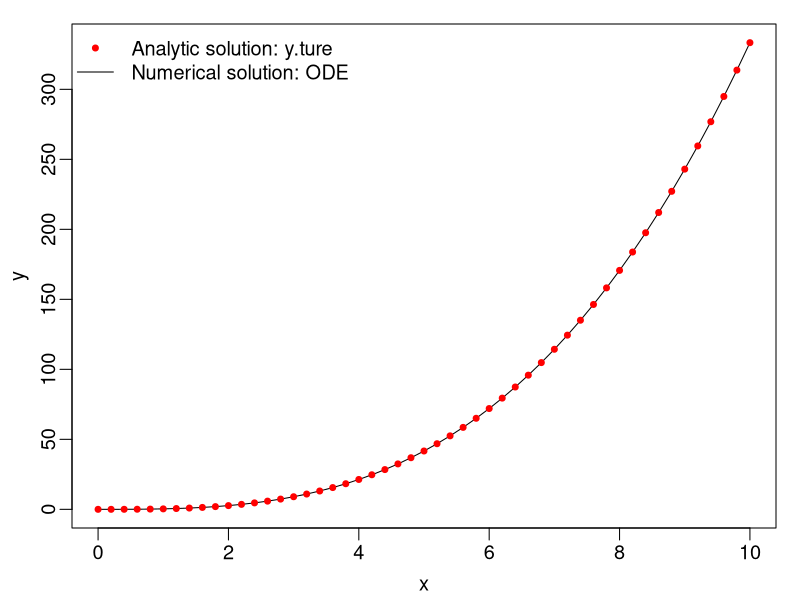
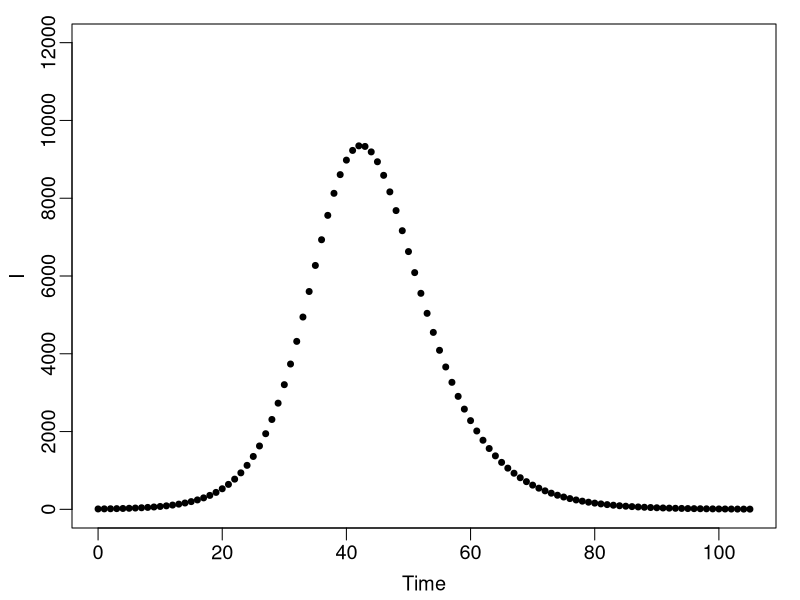
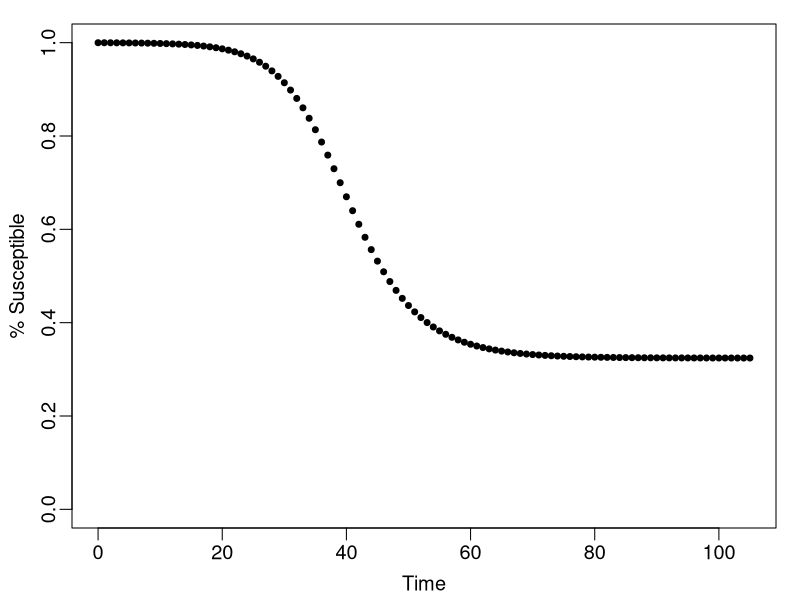
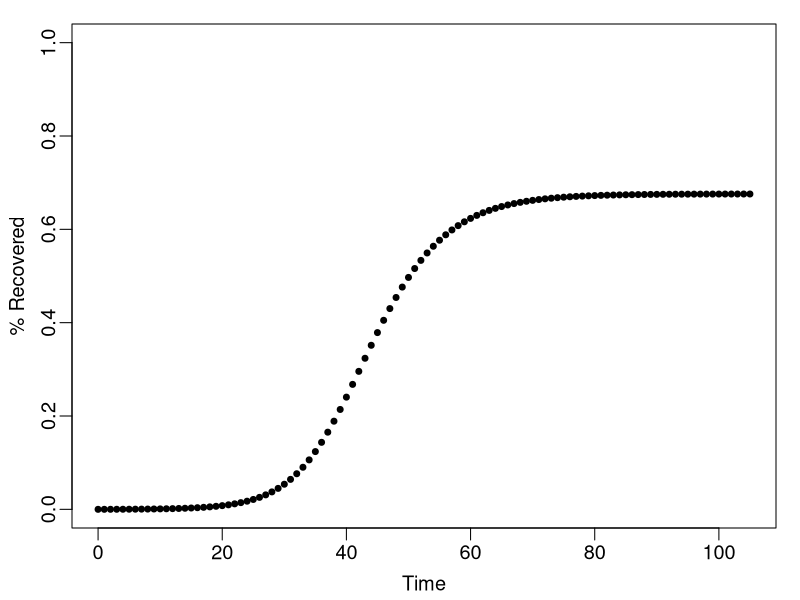
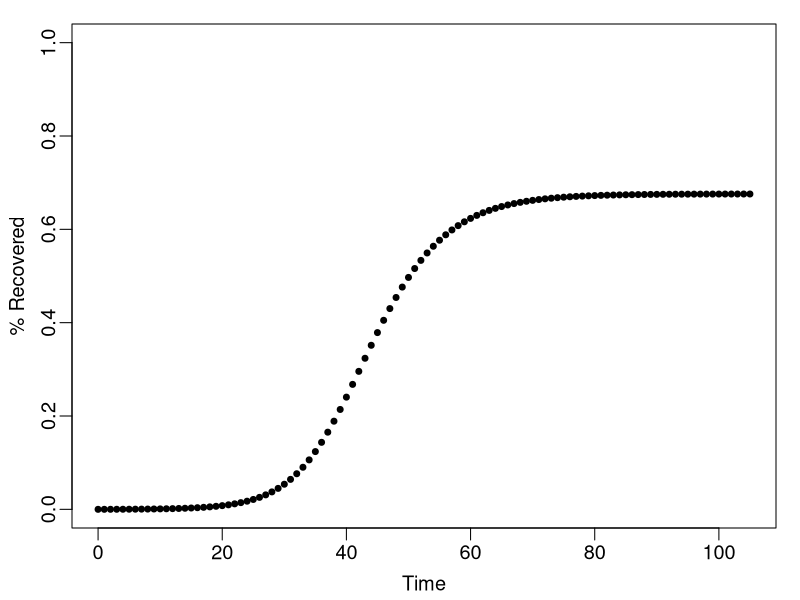
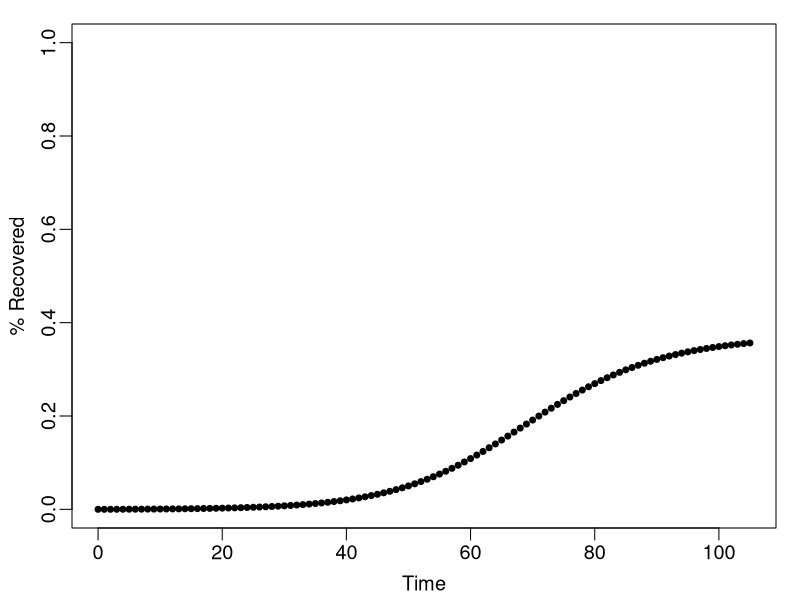
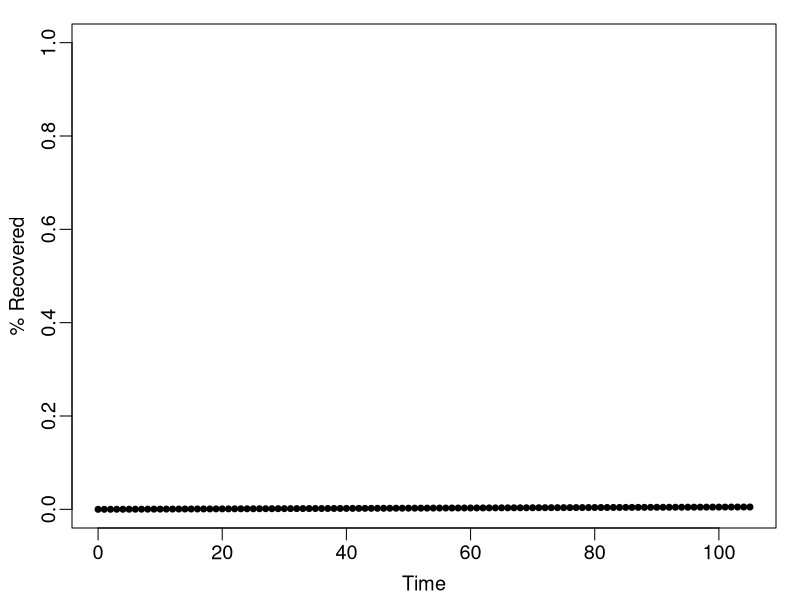
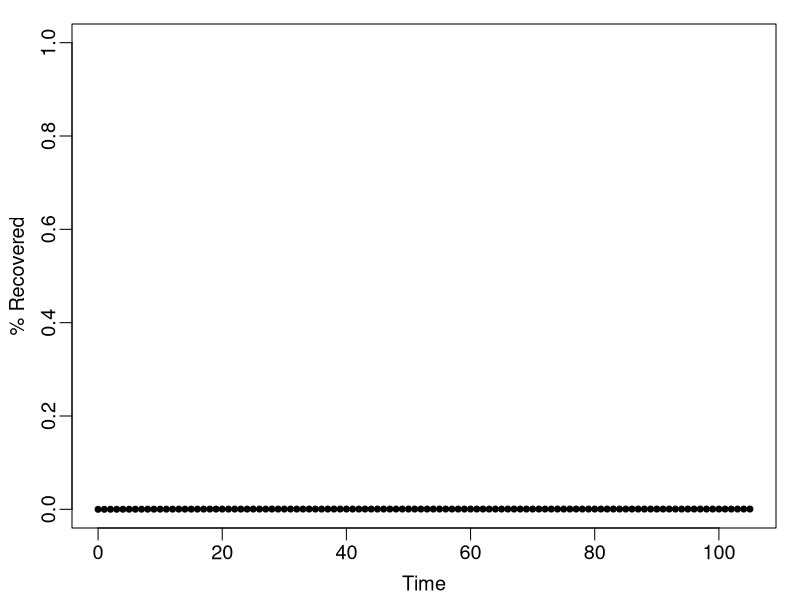

Write the R code that produced these figures, in order. (Note: this script raises an error after producing the figures.)
## Ashley Tseng (at3346)
## Lab 2: SIR MODEL
## SCRIPT TO TEST THE SIR MODEL

## If you haven't had it installed yet, type in the following first:
## install.packages('deSolve')
library(deSolve)

## PRE-LAB: TRY THE ODE SOLVER
## SIMPLE ODE: dy/dx=x^2
myfunc = function(x,y,parms){
  dy = x^2
  list(dy)
}
xs = seq(0,10, by = 0.2)
state = c(y = 0); 
out = ode(y = state,times = xs,func = myfunc, parms = NULL)

y.true = 1/3*xs^3

## Check if the ode is working
par(mar = c(3,3,1,1), mgp = c(1.8,.5,0), cex = 1.2)
plot(out[,1], out[,2], xlab = 'x', ylab = 'y', type = 'l')
points(xs, y.true, col = 'red', pch = 20)
legend('topleft',legend = c('Analytic solution: y.ture','Numerical solution: ODE'),
       col = c('red','black'), lty = c(NA,1), pch = c(20,NA), bty = 'n')

## Try the SIR
SIR = function(t,state,parameters){
  with(as.list(c(state,parameters)),{
    # rate of change
    dS = -beta*S*I/N;
    dI = beta*S*I/N-gamma*I;
    # return the rate of change
    list(c(dS,dI))
  }) # end with(as.list...)
}

# Specify initial conditions/parameters
N = 1e5; # population size
I0 = 10; # initial No. of Infectious people
S0 = N - I0;  # initial No. of Susceptible people
state = c(S = S0, I = I0);  # store the inital conditions I & S together 
parameters = c(beta = 0.5, gamma = 0.3);  # store the model parameters

times = seq(0, 100, by = 1);
sim = ode(y = state, times = times, func = SIR, parms = parameters);

View(sim)  # to see what's in the model output 'sim'
s=sim[,'S']/N
i=sim[,'I']/N


################################################################################
## YOU CAN USE THE FOLLOWING SECTION TO SEE THE CHANGES IN S AND I STEP BY STEP
################################################################################
## CHANGE IN NUMBER OF INFECTIOUS
numWk = 15; tmstep = 7; # weekly increase
wklyS = wklyI = rep(0, numWk+1);
wklyS[1] = S0; wklyI[1] = I0;
wk = 1; # first week
times = seq(tmstep*(wk-1),tmstep*wk, by = 1);
state = c(S = wklyS[wk], I = wklyI[wk])
sim = ode(y = state,times = times, func = SIR, parms = parameters);
wklyS[wk+1] = tail(sim[,'S'],1); # save new state
wklyI[wk+1] = tail(sim[,'I'],1);
plot(sim[,'time'], sim[,'I'], ylim = c(0,N*.12), xlim = c (0,tmstep*numWk),
     ylab = 'I', xlab = 'Time', pch = 20)
for (wk in 2:numWk){
  times = seq(tmstep*(wk-1),tmstep*wk, by = 1);
  state = c(S = wklyS[wk], I = wklyI[wk])
  sim = ode(y = state, times = times, func = SIR, parms = parameters);
  wklyS[wk+1] = tail(sim[,'S'],1); # save new state
  wklyI[wk+1] = tail(sim[,'I'],1);
  points(tail(sim[,'time'], tmstep), tail(sim[,'I'], tmstep), pch = 20)
  readline("Press <return to continue") ## PRESS ENTER TO PROCEED
}

## CHANGE IN THE NUMBER OF SUSCEPTIBLES
wklyS=wklyI=rep(0,numWk+1);
wklyS[1]=S0; wklyI[1]=I0;
wk=1; # first week
times=seq(tmstep*(wk-1),tmstep*wk,by=1);
state=c(S=wklyS[wk],I=wklyI[wk])
sim=ode(y=state,times=times,func=SIR,parms=parameters);
wklyS[wk+1]=tail(sim[,'S'],1); # save new state
wklyI[wk+1]=tail(sim[,'I'],1);
plot(sim[,'time'],sim[,'S']/N,ylim=c(0,1),xlim=c(0,tmstep*numWk),
     ylab='% Susceptible',xlab='Time', pch=20)
for (wk in 2:numWk){
  times=seq(tmstep*(wk-1),tmstep*wk,by=1);
  state=c(S=wklyS[wk],I=wklyI[wk])
  sim=ode(y=state,times=times,func=SIR,parms=parameters);
  wklyS[wk+1]=tail(sim[,'S'],1); # save new state
  wklyI[wk+1]=tail(sim[,'I'],1);
  points(tail(sim[,'time'],tmstep),tail(sim[,'S']/N,tmstep),pch=20)
  readline("Press <return to continue") ## PRESS ENTER TO PROCEED
}


## LAB REPORT EXERCISES:
################################################################################
## Q1: What do we find R (# recovered)?
################################################################################
SIR_2 = function(t,state,parameters){
  with(as.list(c(state,parameters)),{
    dS = -beta*S*I/N;
    dI = beta*S*I/N-gamma*I;
    dR = gamma*I;
    list(c(dS,dI,dR))
  })
}

# Specify initial conditions/parameters
N = 1e5; # population size
I0 = 10; # initial No. of Infectious people
S0 = N - I0;  # initial No. of Susceptible people
R0 = 0; # initial No. of Recovered people
beta = 0.5; gamma = 0.3;
parameters = c(beta = beta, gamma = gamma)
times = seq(0, 365, by = 1);  # run for a year
state = c(S = S0, I = I0, R = R0)
sim_3 = ode(y = state, times = times, func = SIR_2, parms = parameters);

# what are S, I at each point in time?
# what is R at each point in time?

View(sim_3)

## CHANGE IN THE NUMBER OF RECOVERED
wklyS = wklyI = wklyR = rep(0,numWk+1);
wklyS[1] = S0; wklyI[1] = I0; wklyR[1] = R0;
wk = 1; # first week
times = seq(tmstep*(wk-1),tmstep*wk,by=1);
state = c(S = wklyS[wk], I = wklyI[wk], R = wklyR[wk])
sim = ode(y = state, times = times, func = SIR_2, parms = parameters);
wklyS[wk+1] = tail(sim[,'S'],1); # save new state
wklyI[wk+1] = tail(sim[,'I'],1);
wklyR[wk+1] = tail(sim[,'R'],1);
plot(sim[,'time'], sim[,'R']/N, ylim = c(0,1), xlim = c(0, tmstep*numWk),
     ylab = '% Recovered', xlab = 'Time', pch = 20)
for (wk in 2:numWk){
  times = seq(tmstep*(wk-1), tmstep*wk, by = 1);
  state = c(S = wklyS[wk], I = wklyI[wk], R = wklyR[wk])
  sim = ode(y = state, times = times, func = SIR_2, parms = parameters);
  wklyS[wk+1] = tail(sim[,'S'],1); # save new state
  wklyI[wk+1] = tail(sim[,'I'],1);
  wklyR[wk+1] = tail(sim[,'R'],1);
  points(tail(sim[,'time'], tmstep),tail(sim[,'R']/N, tmstep), pch = 20)
  readline("Press <return to continue") ## PRESS ENTER TO PROCEED
}

################################################################################
## Q2: TEST HOW BETA AND GAMMA (R0) AFFECT THE EPIDEMIC
################################################################################
## CHANGE THE PARAMETERS SPECIFIC IN THE LAB ASSIGNMENT
## RUN THE MODEL AND SEE THE DIFFERENCE
## REPORT YOUR FINDINGS

# Gamma 0.3
N = 1e5; # population size
I0 = 10; # initial No. of Infectious people
S0 = N - I0;  # initial No. of Susceptible people
R0 = 0; # initial No. of Recovered people
beta = 0.5; gamma = 0.3;
parameters = c(beta = beta, gamma = gamma)
times = seq(0, 365, by = 1);  # run for a year
state = c(S = S0, I = I0, R = R0)
sim_3 = ode(y = state, times = times, func = SIR_2, parms = parameters);

## CHANGE IN THE NUMBER OF RECOVERED
wklyS = wklyI = wklyR = rep(0,numWk+1);
wklyS[1] = S0; wklyI[1] = I0; wklyR[1] = R0;
wk = 1; # first week
times = seq(tmstep*(wk-1),tmstep*wk,by=1);
state = c(S = wklyS[wk], I = wklyI[wk], R = wklyR[wk])
sim = ode(y = state, times = times, func = SIR_2, parms = parameters);
wklyS[wk+1] = tail(sim[,'S'],1); # save new state
wklyI[wk+1] = tail(sim[,'I'],1);
wklyR[wk+1] = tail(sim[,'R'],1);
plot(sim[,'time'], sim[,'R']/N, ylim = c(0,1), xlim = c(0, tmstep*numWk),
     ylab = '% Recovered', xlab = 'Time', pch = 20)
for (wk in 2:numWk){
  times = seq(tmstep*(wk-1), tmstep*wk, by = 1);
  state = c(S = wklyS[wk], I = wklyI[wk], R = wklyR[wk])
  sim = ode(y = state, times = times, func = SIR_2, parms = parameters);
  wklyS[wk+1] = tail(sim[,'S'],1); # save new state
  wklyI[wk+1] = tail(sim[,'I'],1);
  wklyR[wk+1] = tail(sim[,'R'],1);
  points(tail(sim[,'time'], tmstep),tail(sim[,'R']/N, tmstep), pch = 20)
  readline("Press <return to continue") ## PRESS ENTER TO PROCEED
}


# Gamma 0.4
N = 1e5; # population size
I0 = 10; # initial No. of Infectious people
S0 = N - I0;  # initial No. of Susceptible people
R0 = 0; # initial No. of Recovered people
beta = 0.5; gamma = 0.4;
parameters = c(beta = beta, gamma = gamma)
times = seq(0, 365, by = 1);  # run for a year
state = c(S = S0, I = I0, R = R0)
sim_4 = ode(y = state, times = times, func = SIR_2, parms = parameters);

wklyS = wklyI = wklyR = rep(0,numWk+1);
wklyS[1] = S0; wklyI[1] = I0; wklyR[1] = R0;
wk = 1; # first week
times = seq(tmstep*(wk-1),tmstep*wk,by=1);
state = c(S = wklyS[wk], I = wklyI[wk], R = wklyR[wk])
sim = ode(y = state, times = times, func = SIR_2, parms = parameters);
wklyS[wk+1] = tail(sim[,'S'],1); # save new state
wklyI[wk+1] = tail(sim[,'I'],1);
wklyR[wk+1] = tail(sim[,'R'],1);
plot(sim[,'time'], sim[,'R']/N, ylim = c(0,1), xlim = c(0, tmstep*numWk),
     ylab = '% Recovered', xlab = 'Time', pch = 20)
for (wk in 2:numWk){
  times = seq(tmstep*(wk-1), tmstep*wk, by = 1);
  state = c(S = wklyS[wk], I = wklyI[wk], R = wklyR[wk])
  sim = ode(y = state, times = times, func = SIR_2, parms = parameters);
  wklyS[wk+1] = tail(sim[,'S'],1); # save new state
  wklyI[wk+1] = tail(sim[,'I'],1);
  wklyR[wk+1] = tail(sim[,'R'],1);
  points(tail(sim[,'time'], tmstep),tail(sim[,'R']/N, tmstep), pch = 20)
  readline("Press <return to continue") ## PRESS ENTER TO PROCEED
}

# Gamma 0.5
N = 1e5; # population size
I0 = 10; # initial No. of Infectious people
S0 = N - I0;  # initial No. of Susceptible people
R0 = 0; # initial No. of Recovered people
beta = 0.5; gamma = 0.5;
parameters = c(beta = beta, gamma = gamma)
times = seq(0, 365, by = 1);  # run for a year
state = c(S = S0, I = I0, R = R0)
sim_5 = ode(y = state, times = times, func = SIR_2, parms = parameters);

wklyS = wklyI = wklyR = rep(0,numWk+1);
wklyS[1] = S0; wklyI[1] = I0; wklyR[1] = R0;
wk = 1; # first week
times = seq(tmstep*(wk-1),tmstep*wk,by=1);
state = c(S = wklyS[wk], I = wklyI[wk], R = wklyR[wk])
sim = ode(y = state, times = times, func = SIR_2, parms = parameters);
wklyS[wk+1] = tail(sim[,'S'],1); # save new state
wklyI[wk+1] = tail(sim[,'I'],1);
wklyR[wk+1] = tail(sim[,'R'],1);
plot(sim[,'time'], sim[,'R']/N, ylim = c(0,1), xlim = c(0, tmstep*numWk),
     ylab = '% Recovered', xlab = 'Time', pch = 20)
for (wk in 2:numWk){
  times = seq(tmstep*(wk-1), tmstep*wk, by = 1);
  state = c(S = wklyS[wk], I = wklyI[wk], R = wklyR[wk])
  sim = ode(y = state, times = times, func = SIR_2, parms = parameters);
  wklyS[wk+1] = tail(sim[,'S'],1); # save new state
  wklyI[wk+1] = tail(sim[,'I'],1);
  wklyR[wk+1] = tail(sim[,'R'],1);
  points(tail(sim[,'time'], tmstep),tail(sim[,'R']/N, tmstep), pch = 20)
  readline("Press <return to continue") ## PRESS ENTER TO PROCEED
}

# Gamma 0.6
N = 1e5; # population size
I0 = 10; # initial No. of Infectious people
S0 = N - I0;  # initial No. of Susceptible people
R0 = 0; # initial No. of Recovered people
beta = 0.5; gamma = 0.6;
parameters = c(beta = beta, gamma = gamma)
times = seq(0, 365, by = 1);  # run for a year
state = c(S = S0, I = I0, R = R0)
sim_6 = ode(y = state, times = times, func = SIR_2, parms = parameters);

wklyS = wklyI = wklyR = rep(0,numWk+1);
wklyS[1] = S0; wklyI[1] = I0; wklyR[1] = R0;
wk = 1; # first week
times = seq(tmstep*(wk-1),tmstep*wk,by=1);
state = c(S = wklyS[wk], I = wklyI[wk], R = wklyR[wk])
sim = ode(y = state, times = times, func = SIR_2, parms = parameters);
wklyS[wk+1] = tail(sim[,'S'],1); # save new state
wklyI[wk+1] = tail(sim[,'I'],1);
wklyR[wk+1] = tail(sim[,'R'],1);
plot(sim[,'time'], sim[,'R']/N, ylim = c(0,1), xlim = c(0, tmstep*numWk),
     ylab = '% Recovered', xlab = 'Time', pch = 20)
for (wk in 2:numWk){
  times = seq(tmstep*(wk-1), tmstep*wk, by = 1);
  state = c(S = wklyS[wk], I = wklyI[wk], R = wklyR[wk])
  sim = ode(y = state, times = times, func = SIR_2, parms = parameters);
  wklyS[wk+1] = tail(sim[,'S'],1); # save new state
  wklyI[wk+1] = tail(sim[,'I'],1);
  wklyR[wk+1] = tail(sim[,'R'],1);
  points(tail(sim[,'time'], tmstep),tail(sim[,'R']/N, tmstep), pch = 20)
  readline("Press <return to continue") ## PRESS ENTER TO PROCEED
}

# As gamma increases, the recovered rate decreases.

################################################################################
## Qs3&4: TEST EXPONENTIAL PERIOD: the first few weeks
################################################################################
N = 1e5; I0 = 10; S0 = N-I0;
state = c(S = S0,I = I0);
parameters = c(beta = 0.5, gamma = 0.3);
times = seq(0, 100, by = 1);

sim = ode(y = state, times = times, func = SIR_2, parms = parameters);
s = sim[,'S']/N
i = sim[,'I']/N

WkExp = 3; # CHANGE THE NUMBER OF WEEK HERE
Iexp = sim[seq(1, length = WkExp, by = 7),'I']; 
# NOTE: THE TIME STEP IN THE SIMULATION IS DAY, BUT WE ARE LOOKING AT WEEK HERE
# SO WE USE 'seq(1,length=WkExp,by=7)' TO EXTRACT THE CORRESPONDING DATE FOR EACH WEEK
lnI = log(Iexp); # TAKE THE LOG
tt = seq(1, length = WkExp, by = 7)
fit = lm(lnI~tt) # LINEAR REGRESSION
slope = fit$coeff[2] ## extract the slope for the linear regression

par(mfrow = c(1,1), cex = 1.5)
plot(tt, lnI, xlab = 'Time')
lines(tt, fit$coeff[1]+fit$coeff[2]*tt, col = 'red', lwd = 2)

## NOW TRY HOW LONG THE EXPONENTIAL PERIOD CAN LAST BY CHANGING WkExp by yourself


################################################################################
## Q5: TEST EPIDEMIC BURNOUT
################################################################################
